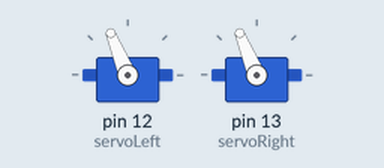
The sketch below on a simulated Arduino Uno, built with avr-gcc and run on an emulated ATmega328P. Parts: 2 × servo.

Above: at 0.26 s.
At 9.8 s:
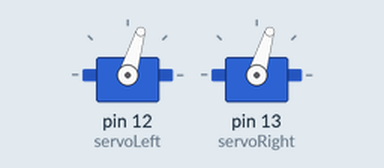
At 17.2 s:
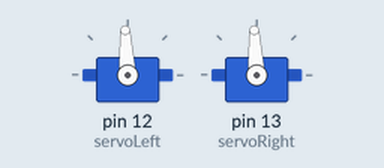
At 28.5 s:
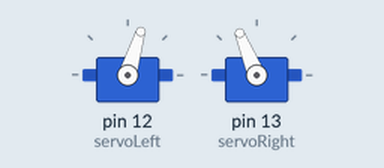
Timing chart, 0 to 39.5 s (numbered marks = the images above):
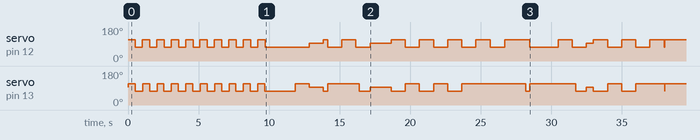

The sketch:

robodance.ino
```cpp
#include <Servo.h>
Servo servoRight;
Servo servoLeft;

void turn() {
  servoLeft.writeMicroseconds(1700);
  delay(10);
  servoRight.writeMicroseconds(1700);
  delay(10);
}
void reverse() {
  servoRight.writeMicroseconds(1300);
  delay(10);
  servoLeft.writeMicroseconds(1300);
  delay(10);
}

void clap() {
    turn();
    delay(490);
    reverse();
    delay(490);
}

void hop() {
  servoLeft.writeMicroseconds(1500);
  servoRight.writeMicroseconds(1300);
  servoLeft.writeMicroseconds(1700);
  delay(300);
  servoRight.writeMicroseconds(1500);
  servoLeft.writeMicroseconds(1500);

  servoRight.writeMicroseconds(1700);
  servoLeft.writeMicroseconds(1300);
  delay(1000);
}

void rightStomp() {
   servoLeft.writeMicroseconds(1700);
  delay(250);
  servoRight.writeMicroseconds(1700);
  delay(250);

}

void leftStomp() {
  servoLeft.writeMicroseconds(1300);
  delay(250);
  servoRight.writeMicroseconds(1300);
  delay(250);
}

void chacha(){
  servoLeft.writeMicroseconds(1500);
  servoRight.writeMicroseconds(1300);
  servoLeft.writeMicroseconds(1700);
  delay(1000);
  servoRight.writeMicroseconds(1500);
  servoLeft.writeMicroseconds(1500);

  servoRight.writeMicroseconds(1700);
  servoLeft.writeMicroseconds(1300);
  delay(1000);

}
void setup() {
  servoLeft.attach(12);
  servoRight.attach(13);
  servoLeft.writeMicroseconds(1500);
  servoRight.writeMicroseconds(1500);

}


void loop() {
  clap();
  clap();
  clap();
  clap();
  clap();
  clap();
  clap();
  clap();
  clap();
  clap();
  delay(650);
  servoLeft.writeMicroseconds(1300);
  delay(1000);
  servoLeft.writeMicroseconds(1500);
  servoRight.writeMicroseconds(1700);
  servoLeft.writeMicroseconds(1300);
  delay(1000);
  servoRight.writeMicroseconds(1500);
  servoLeft.writeMicroseconds(1500);
  delay(1000);
  hop();
  rightStomp();
  rightStomp();
  leftStomp();
  leftStomp();
  servoRight.writeMicroseconds(1500);
  servoLeft.writeMicroseconds(1500);
  delay(1500);
  chacha();
  chacha();
  chacha();
  turn();
  delay(1000);
  servoLeft.writeMicroseconds(1300);
  delay(1000);
  servoRight.writeMicroseconds(1700);
  delay(10);
  servoLeft.writeMicroseconds(1700);
  delay(1500);
  hop();
  delay(1000);
  rightStomp();
  rightStomp();
  leftStomp();
  leftStomp();
  servoRight.writeMicroseconds(1500);
  servoLeft.writeMicroseconds(1500);
  delay(500);
  chacha();
  chacha();
  turn();
  delay(1000);
   servoLeft.writeMicroseconds(1300);
  delay(10);
  servoRight.writeMicroseconds(1300);
  delay(10);
  turn();
  delay(2750);

}
```

Measured:
- by itself, servo on pin 12 (servoLeft): 112° → 73° at 0.53 s, → 112° 0.49 s later, → 73° 0.53 s later, → 112° 0.49 s later, … (45 changes in this stretch)
- by itself, servo on pin 13 (servoRight): 93° → 112° at 0.01 s, → 73° 0.50 s later, → 112° 0.53 s later, → 73° 0.49 s later, … (42 changes in this stretch)
